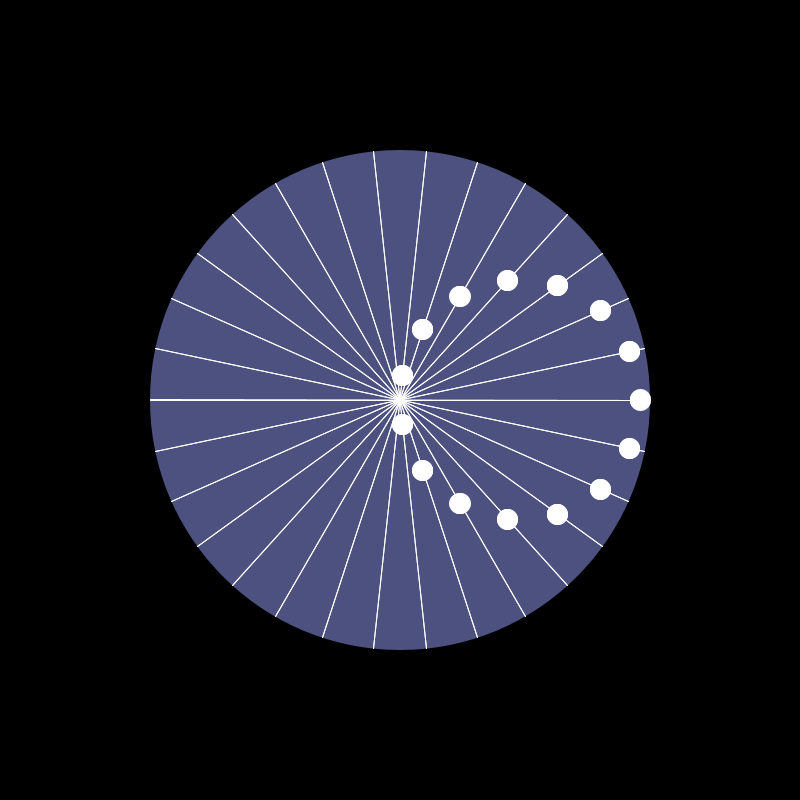
Frame 1 (no input)
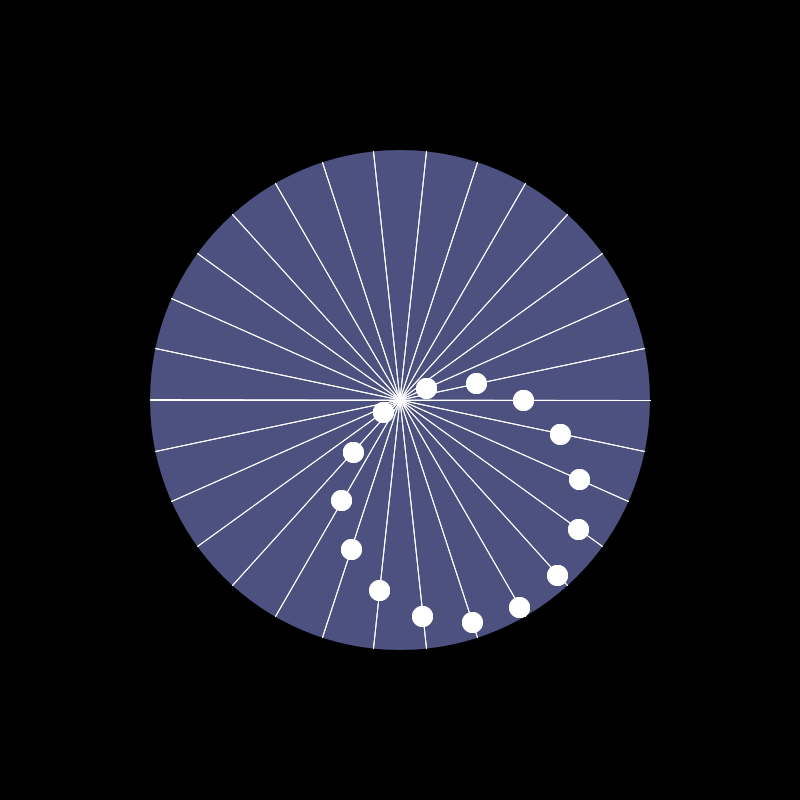
Frame 60 (the mouse pressed at the canvas centre just before this capture)
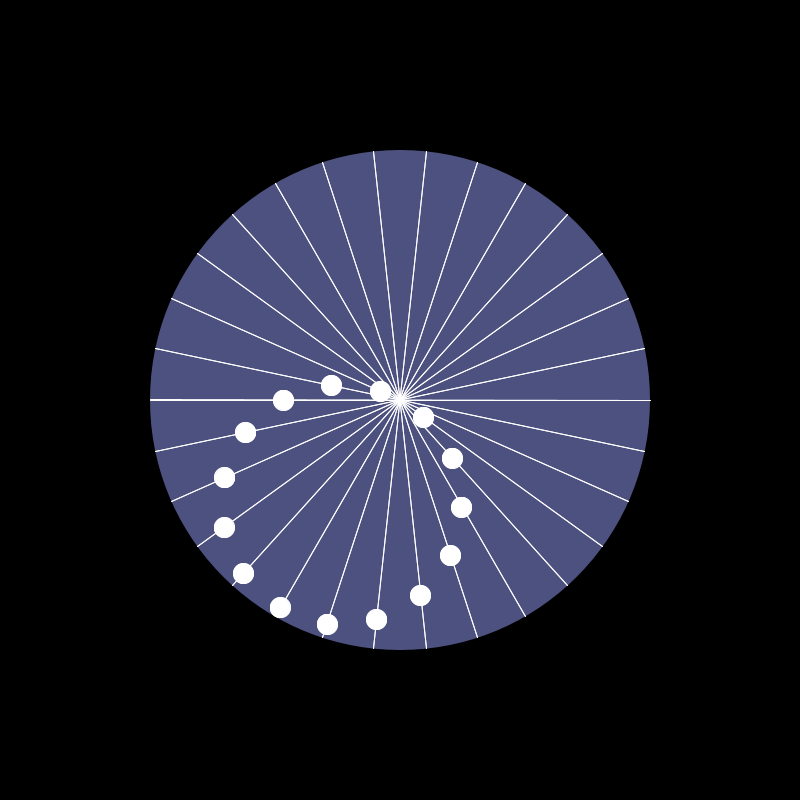
Frame 120 (the mouse held since frame 60 and released just before this capture)

The Processing sketch that drew these frames (run headless with seeded random() and noise(); from frame 60 on, the mouse is pressed at the canvas centre):

// Processing sketch: circle_within_circle_illusion
// ── circle_within_circle_illusion.pde
//Big circle coordinates
int X,Y,W;
boolean showline = true;
void setup(){
  size(800,800);

  X = width/2;
  Y = height/2;
  W = 500;

  
}
//small_circle_width
int smw = 200;
int angle = 0;
float[] increments = new float[]{180,90,45,30,22.5, 11.25};
int increment_index = 0;
void draw(){
  
    
  background(0);
  fill(77, 81, 128);
  noStroke();
  circle(X, Y, W);
  stroke(255);
  for(float i = 0; i < 360; i += 12){
    float xr = W/2*cos(radians(i));
    float yr = W/2*sin(radians(i));
    if(showline)
      line(X + xr,Y + yr, X - xr, Y - yr);
    fill(255);
    circle(X + (W/2-10)*cos(radians(i))*cos(radians(angle+i)), Y - (W/2-10)*sin(radians(i))*cos(radians(angle+i)),20);
  }
  
  //float x = X + (W/2 - 100) * cos(radians(angle));
  //float y = Y - (W/2 - 100) * sin(radians(angle));
  //fill(255);
  //circle(x,y,200);
  angle += 1;
  
}

void keyPressed() {
    if (key == CODED) {
      if (keyCode == UP && increment_index < increments.length - 1)
        increment_index += 1;
      else if(keyCode == DOWN && increment_index > 0)
        increment_index -= 1;
      keyPressed=false;
    }
    else if(key == 'h'){
        showline = !showline;
      }
}
